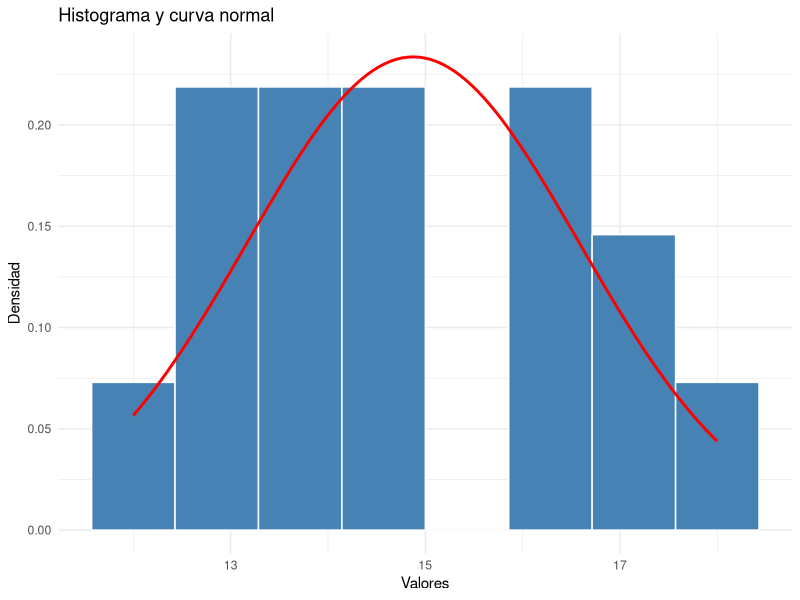
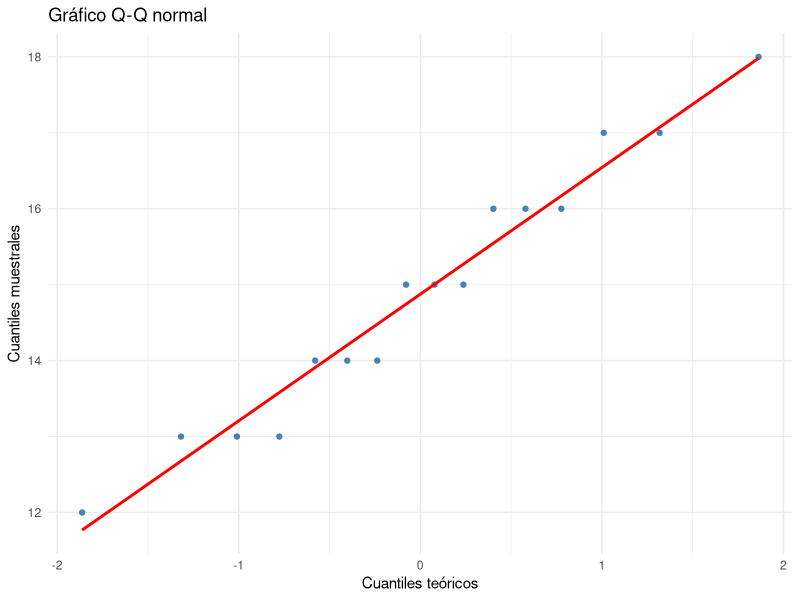

Reproduce these figures in R, in order.
## ---- chunk 1
ipak <- function(pkg){

  options(repos = c(CRAN="https://cloud.r-project.org"))

  new.pkg <- pkg[!(pkg %in% rownames(installed.packages()))]

  if(length(new.pkg)) install.packages(new.pkg, dependencies = TRUE)

  invisible(lapply(pkg, function(p)
    suppressPackageStartupMessages(library(p, character.only = TRUE))
  ))
}

packages <- c("tidyverse","kableExtra","psych","readxl")

ipak(packages)
## ---- chunk 2
# Datos de ejemplo
datos <- c(12, 14, 15, 13, 16, 17, 14, 15,
           13, 16, 18, 14, 15, 17, 13, 16)

# Prueba de Shapiro-Wilk
shapiro.test(datos)
## ---- chunk 3
# Instalar el paquete si es necesario
# install.packages("nortest")

library(nortest)

# Prueba de Lilliefors
lillie.test(datos)
## ---- chunk 4
library(nortest)

# Prueba de Anderson-Darling
ad.test(datos)
## ---- chunk 5
# Instalar el paquete si es necesario
# install.packages("tseries")

library(tseries)

# Prueba de Jarque-Bera
jarque.bera.test(datos)
## ---- chunk 6
library(ggplot2)

ggplot(data.frame(datos), aes(x = datos)) +
  geom_histogram(
    aes(y = after_stat(density)),
    bins = 8,
    fill = "steelblue",
    color = "white"
  ) +
  stat_function(
    fun = dnorm,
    args = list(mean = mean(datos), sd = sd(datos)),
    color = "red",
    linewidth = 1
  ) +
  labs(
    title = "Histograma y curva normal",
    x = "Valores",
    y = "Densidad"
  ) +
  theme_minimal()
## ---- chunk 7
ggplot(data.frame(datos), aes(sample = datos)) +
  stat_qq(color = "steelblue") +
  stat_qq_line(color = "red", linewidth = 1) +
  labs(
    title = "Gráfico Q-Q normal",
    x = "Cuantiles teóricos",
    y = "Cuantiles muestrales"
  ) +
  theme_minimal()
## ---- chunk 8
calificaciones <- c(
  65, 72, 75, 80, 68,
  74, 78, 82, 70, 76,
  85, 73, 77, 69, 81,
  74, 79, 83, 71, 75
)

calificaciones
## ---- chunk 9
library(dplyr)

data.frame(Calificaciones = calificaciones) |>
  summarise(
    n = n(),
    Media = mean(Calificaciones),
    Mediana = median(Calificaciones),
    Desviacion = sd(Calificaciones),
    Minimo = min(Calificaciones),
    Maximo = max(Calificaciones)
  )
## ---- chunk 10
resultado <- shapiro.test(calificaciones)

resultado
